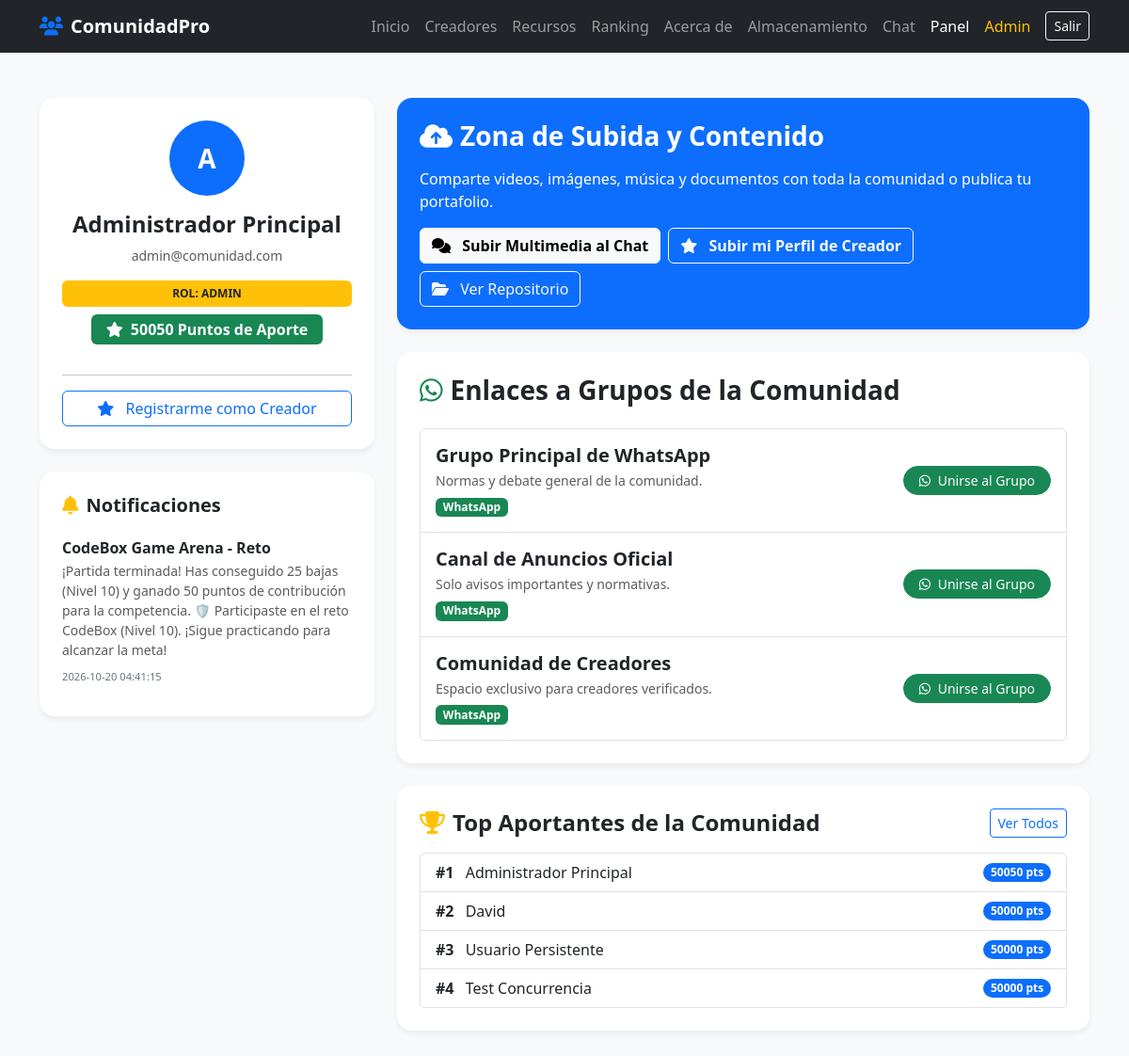
/dashboard (signed in), run on an earlier commit of the app's database.
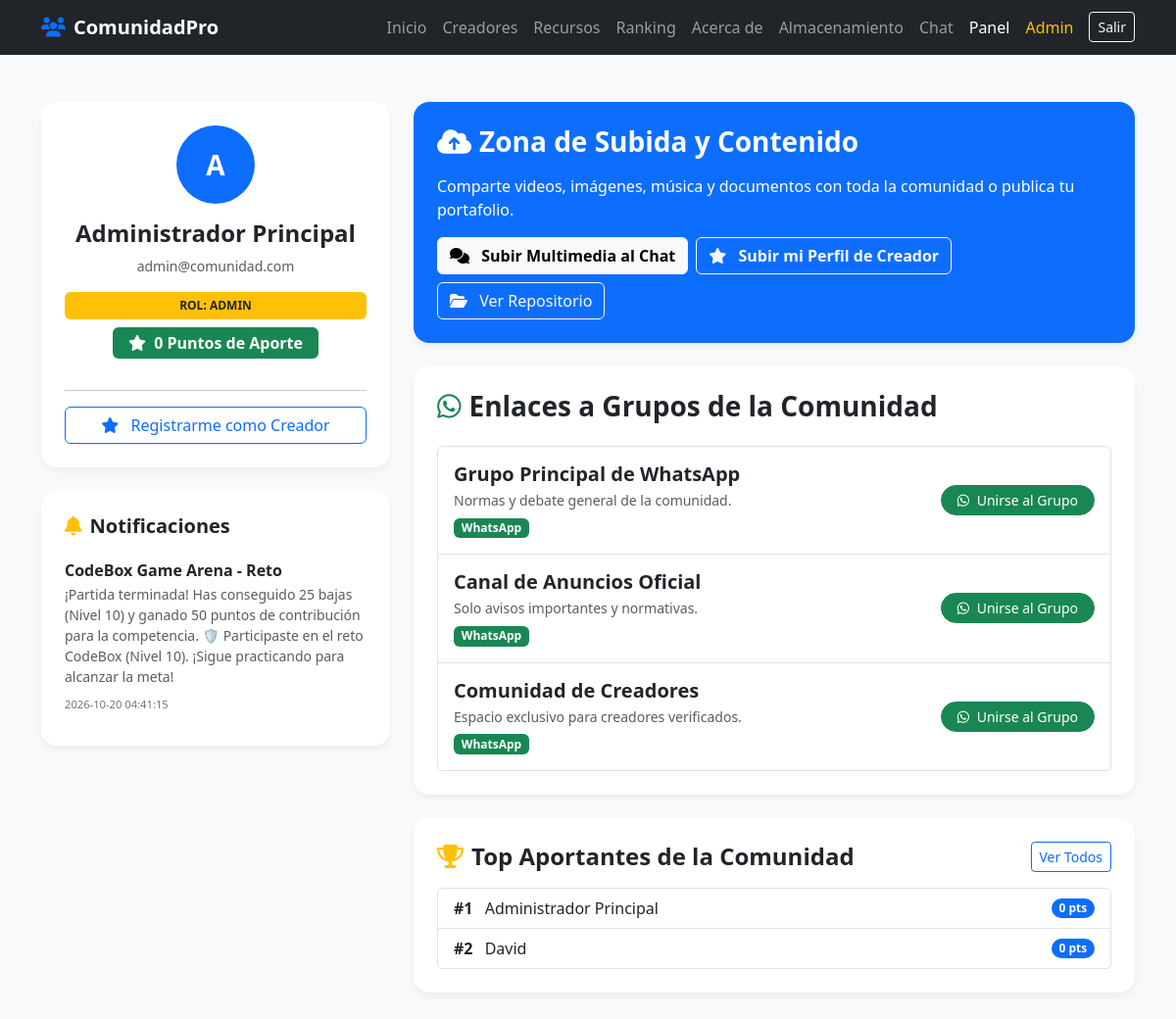
And on a later commit of the database.
### tables this page shows
CREATE TABLE usuarios (
            id INTEGER PRIMARY KEY AUTOINCREMENT,
            nombre TEXT NOT NULL,
            email TEXT UNIQUE NOT NULL,
            password TEXT NOT NULL,
            rol TEXT DEFAULT 'miembro', -- 'admin', 'moderador', 'creador', 'miembro'
            estado TEXT DEFAULT 'activo', -- 'activo', 'suspendido'
            puntos_contribucion INTEGER DEFAULT 0,
            nivel_maximo INTEGER DEFAULT 1,
            creado_en TIMESTAMP DEFAULT CURRENT_TIMESTAMP
        );

CREATE TABLE notificaciones (
            id INTEGER PRIMARY KEY AUTOINCREMENT,
            usuario_id INTEGER,
            titulo TEXT,
            mensaje TEXT,
            leido INTEGER DEFAULT 0,
            creado_en TIMESTAMP DEFAULT CURRENT_TIMESTAMP,
            FOREIGN KEY (usuario_id) REFERENCES usuarios (id) ON DELETE CASCADE
        );

CREATE TABLE enlaces_grupo (
            id INTEGER PRIMARY KEY AUTOINCREMENT,
            titulo TEXT NOT NULL,
            url TEXT NOT NULL,
            descripcion TEXT,
            categoria TEXT DEFAULT 'WhatsApp'
        );

### gestor_comunidad.py (the view)
@app.route('/dashboard')
def dashboard():
    user = get_current_user()
    if not user:
        flash("Inicia sesión para continuar.", "error")
        return redirect(url_for('login'))
    conn = get_db_connection()
    conn.row_factory = sqlite3.Row
    c = conn.cursor()
    c.execute("SELECT * FROM enlaces_grupo")
    enlaces = c.fetchall()
    c.execute("SELECT * FROM creadores WHERE usuario_id = ?", (user['id'],))
    mi_perfil_creador = c.fetchone()
    c.execute("SELECT * FROM usuarios ORDER BY puntos_contribucion DESC LIMIT 10")
    top_aportantes = c.fetchall()
    c.execute("SELECT * FROM notificaciones WHERE usuario_id = ? ORDER BY creado_en DESC LIMIT 10", (user['id'],))
    notificaciones = c.fetchall()
    conn.close()
    return render_template('community_dashboard.html', usuario=user, enlaces=enlaces, mi_perfil_creador=mi_perfil_creador, top_aportantes=top_aportantes, notificaciones=notificaciones)

### gestor_comunidad.py (called while the page is built)
def get_db_connection():
    conn = sqlite3.connect(DB_PATH, timeout=30.0)
    conn.row_factory = sqlite3.Row
    try:
        conn.execute("PRAGMA journal_mode=WAL;")
        conn.execute("PRAGMA synchronous=NORMAL;")
    except Exception:
        pass
    return conn

@app.context_processor
def inject_config():
    try:
        conn = get_db_connection()
        conn.row_factory = sqlite3.Row
        rows = conn.execute("SELECT clave, valor FROM configuracion_plataforma").fetchall()
        conn.close()
        cfg = {row['clave']: row['valor'] for row in rows}
    except Exception:
        cfg = {
            "titulo_plataforma": "ComunidadPro",
            "color_principal": "#667eea",
            "color_secundario": "#764ba2",
            "mensaje_bienvenida": "Únete a nuestros grupos oficiales y descubre talento de creadores independientes.",
            "footer_texto": "ComunidadPro - Todos los derechos reservados 2026",
            "modo_juegos_activo": "1"
        }
    return dict(cfg=cfg)

### templates/community_dashboard.html (shortened to what the changed rows need)
<!DOCTYPE html>
<html lang="es">
<head>
    <link href="https://cdn.jsdelivr.net/npm/bootstrap@5.3.0/dist/css/bootstrap.min.css" rel="stylesheet">
    <link rel="stylesheet" href="https://cdnjs.cloudflare.com/ajax/libs/font-awesome/6.4.0/css/all.min.css">
</head>
<body>
    <div class="container my-5">
        <div class="row">
            <div class="col-md-4 mb-4">
                <div class="card p-4 text-center">
                    {% if mi_perfil_creador and mi_perfil_creador.avatar %}
                        <img src="{{ url_for('static', filename='uploads/' + mi_perfil_creador.avatar) }}" class="rounded-circle mx-auto mb-3" style="width: 80px; height: 80px; object-fit: cover;">
                    {% else %}
                        <div class="bg-primary text-white rounded-circle mx-auto d-flex align-items-center justify-content-center fw-bold fs-3 mb-3" style="width: 80px; height: 80px;">
                            {{ usuario.nombre[0]|upper }}
                        </div>
                    {% endif %}
                    <h4 class="fw-bold">{{ usuario.nombre }}</h4>
                    <p class="text-muted small">{{ usuario.email }}</p>
                    <span class="badge bg-{{ 'warning text-dark' if usuario.rol == 'admin' else ('info' if usuario.rol == 'creador' else 'secondary') }} py-2 mb-2 text-uppercase">
                        Rol: {{ usuario.rol }}
                    </span>
                    <div class="mb-3">
                        <span class="badge bg-success fs-6 px-3 py-2"><i class="fas fa-star me-1"></i> {{ usuario.puntos_contribucion }} Puntos de Aporte</span>
                    </div>
                    <hr>
                    <div class="d-grid gap-2">
                        <a href="{{ url_for('registrar_creador') }}" class="btn btn-outline-primary">
                        </a>
                    </div>
                </div>
                <div class="card p-4 mt-4 bg-white">
                    {% if notificaciones %}
                        <div class="list-group list-group-flush">
                            {% for n in notificaciones %}
                                <div class="list-group-item px-0 py-2">
                                    <h6 class="mb-1 fw-bold fs-6">{{ n.titulo }}</h6>
                                    <p class="mb-1 small text-muted">{{ n.mensaje }}</p>
                                    <small class="text-secondary" style="font-size: 0.7rem;">{{ n.creado_en }}</small>
                                </div>
                            {% endfor %}
                        </div>
                    {% else %}
                        <p class="text-muted small mb-0">No tienes notificaciones recientes.</p>
                    {% endif %}
                </div>
            </div>
            <div class="col-md-8">
                <div class="card p-4 mb-4">
                    <div class="list-group">
                        {% for enlace in enlaces %}
                            <div class="list-group-item list-group-item-action d-flex justify-content-between align-items-center py-3">
                                <div>
                                    <h5 class="mb-1 fw-bold">{{ enlace.titulo }}</h5>
                                    <p class="mb-1 text-muted small">{{ enlace.descripcion }}</p>
                                    <span class="badge bg-success small">{{ enlace.categoria }}</span>
                                </div>
                                <a href="{{ enlace.url }}" target="_blank" class="btn btn-success btn-sm px-3 rounded-pill">
                                    <i class="fab fa-whatsapp me-1"></i> Unirse al Grupo
                                </a>
                            </div>
                        {% endfor %}
                    </div>
                </div>
                <div class="card p-4">
                    <div class="list-group">
                        {% for aportante in top_aportantes[:5] %}
                            <div class="list-group-item d-flex justify-content-between align-items-center">
                                <div>
                                    <span class="fw-bold me-2">#{{ loop.index }}</span>
                                    <span>{{ aportante.nombre }}</span>
                                </div>
                                <span class="badge bg-primary rounded-pill">{{ aportante.puntos_contribucion }} pts</span>
                            </div>
                        {% endfor %}
                    </div>
                </div>
            </div>
        </div>
    </div>
</body>
</html>

What changed in the data, as far as the page shows it:
removed usuarios: nombre "Usuario Persistente", puntos_contribucion "50000"
removed usuarios: nombre "Test Concurrencia", puntos_contribucion "50000"
changed usuarios "Administrador Principal": puntos_contribucion "50050" → "0"
changed usuarios "David": puntos_contribucion "50000" → "0"
